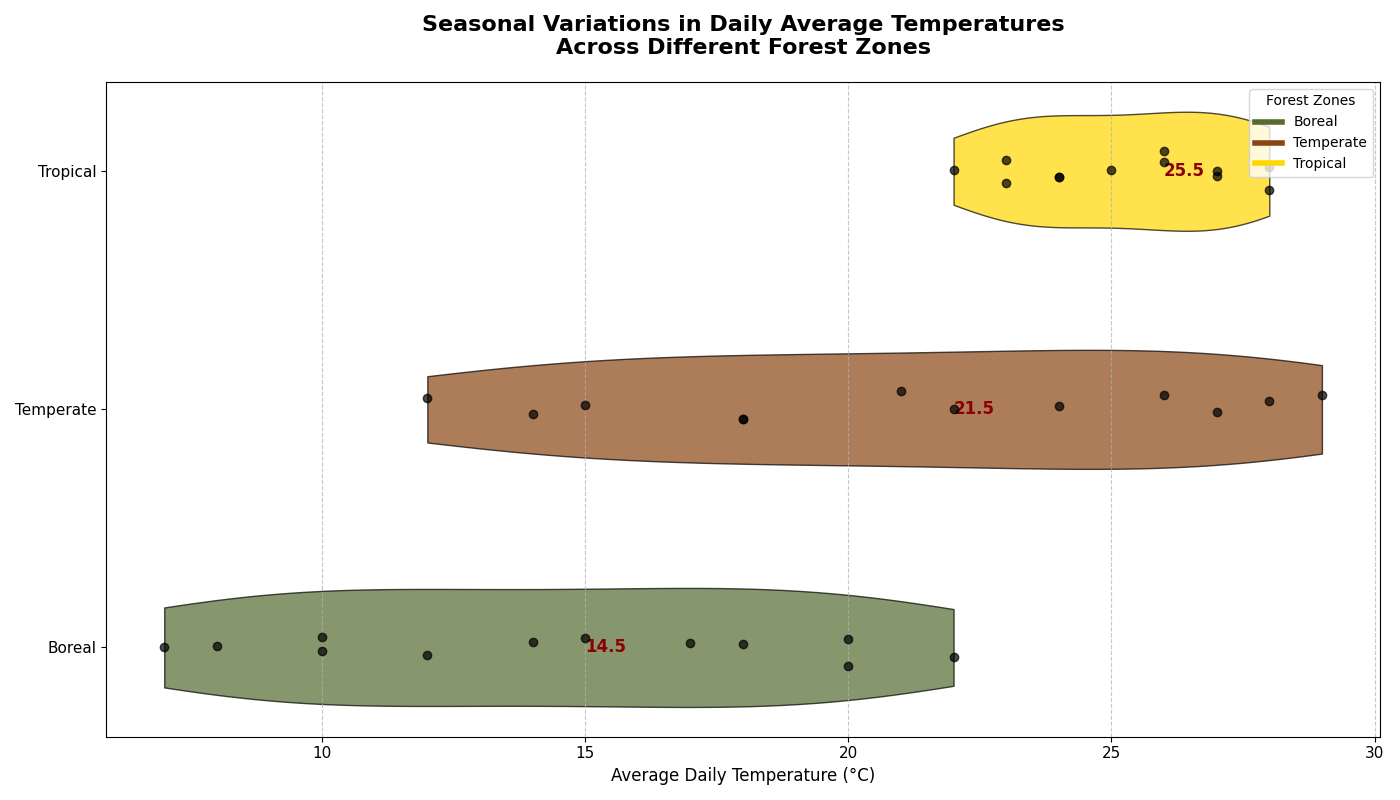

This figure's Python source:
import matplotlib.pyplot as plt
import numpy as np

# Average daily temperatures (in °C) for each forest type
boreal_temperatures = [7, 10, 12, 15, 17, 20, 22, 20, 18, 14, 10, 8]
temperate_temperatures = [12, 15, 18, 21, 24, 27, 29, 28, 26, 22, 18, 14]
tropical_temperatures = [22, 23, 24, 25, 26, 27, 28, 28, 27, 26, 24, 23]
data = [boreal_temperatures, temperate_temperatures, tropical_temperatures]

# Forest zones
forest_zones = ['Boreal', 'Temperate', 'Tropical']

# Create figure and axis
fig, ax = plt.subplots(figsize=(14, 8))

# Transpose the data to align with a horizontal violin plot
vparts = ax.violinplot(data, showmeans=False, showmedians=False, showextrema=False, vert=False)

# Color scheme for different forest types
colors = ['#556B2F', '#8B4513', '#FFD700']

# Customize the appearance of the violin plots
for i, pc in enumerate(vparts['bodies']):
    pc.set_facecolor(colors[i])
    pc.set_edgecolor('black')
    pc.set_alpha(0.7)

# Scatter plot for individual data points
for i, temp_data in enumerate(data):
    y = np.random.normal(i + 1, 0.04, size=len(temp_data))
    ax.scatter(temp_data, y, alpha=0.7, color='black', zorder=5)

# Annotate median values
for i, forest_data in enumerate(data):
    median_val = np.median(forest_data)
    ax.text(median_val + 0.5, i + 1, f'{median_val:.1f}', verticalalignment='center', fontsize=12, color='darkred', weight='bold')

# Add title and labels
ax.set_title('Seasonal Variations in Daily Average Temperatures\nAcross Different Forest Zones', fontsize=16, weight='bold', pad=20)
ax.set_xlabel('Average Daily Temperature (°C)', fontsize=12)
ax.set_yticks(range(1, len(forest_zones) + 1))
ax.set_yticklabels(forest_zones)

# Grid and layout adjustments
ax.xaxis.grid(True, linestyle='--', alpha=0.7)
plt.xticks(fontsize=11)
plt.yticks(fontsize=11)

# Custom Legend
handles = [plt.Line2D([0], [0], color=color, lw=4, label=zone) for color, zone in zip(colors, forest_zones)]
ax.legend(handles=handles, title='Forest Zones', loc='upper right')

# Automatically adjust layout
plt.tight_layout()

# Display the chart
plt.show()
